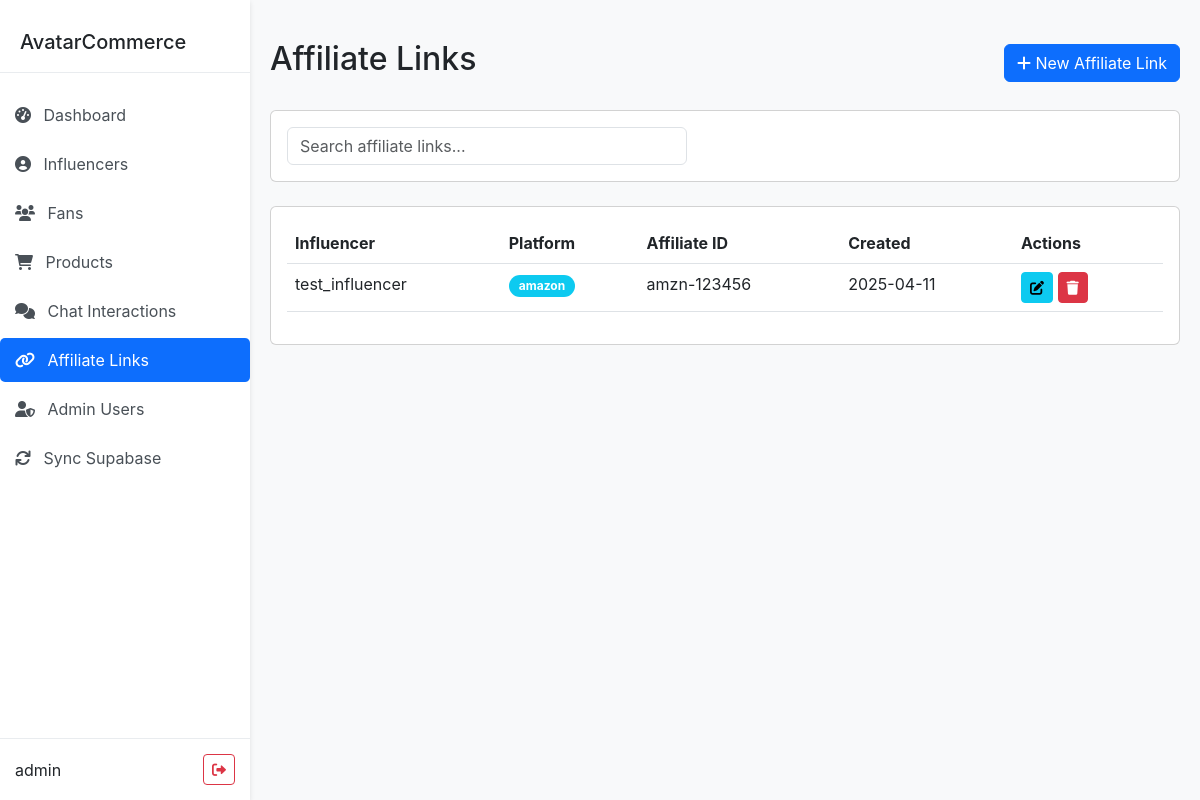
Page /affiliates (signed in) on the committed database.
### models.py (models this page shows, shortened)
class AffiliateModel(db.Model):
    __tablename__ = 'affiliate_links'
    id = db.Column(db.String(36), primary_key=True, default=lambda: str(uuid.uuid4()))
    influencer_id = db.Column(db.String(36), db.ForeignKey('influencers.id'))
    platform = db.Column(db.String(64), nullable=False)
    affiliate_id = db.Column(db.String(256), nullable=False)
    created_at = db.Column(db.DateTime, default=datetime.utcnow)
    updated_at = db.Column(db.DateTime, default=datetime.utcnow, onupdate=datetime.utcnow)
    influencer = db.relationship('InfluencerModel', back_populates='affiliate_links')

class InfluencerModel(db.Model):
    __tablename__ = 'influencers'
    id = db.Column(db.String(36), primary_key=True, default=lambda: str(uuid.uuid4()))
    username = db.Column(db.String(64), unique=True, nullable=False)
    email = db.Column(db.String(120), unique=True, nullable=False)
    password_hash = db.Column(db.String(256), nullable=False, default='')
    heygen_avatar_id = db.Column(db.String(64), nullable=True)
    original_asset_path = db.Column(db.String(256), nullable=True)
    voice_id = db.Column(db.String(64), nullable=True)
    affiliate_id = db.Column(db.String(64), nullable=True)
    chat_page_url = db.Column(db.String(128), nullable=True)
    bio = db.Column(db.Text, nullable=True)
    created_at = db.Column(db.DateTime, default=datetime.utcnow)
    updated_at = db.Column(db.DateTime, default=datetime.utcnow, onupdate=datetime.utcnow)
    promotion_settings = db.relationship('InfluencerPromotionSettingsModel', back_populates='influencer', uselist=False)
    conversation_counters = db.relationship('ConversationCounterModel', back_populates='influencer', lazy='dynamic')
    products = db.relationship('InfluencerProductModel', back_populates='influencer', lazy='dynamic')
    chat_interactions = db.relationship('ChatInteractionModel', back_populates='influencer', lazy='dynamic')
    affiliate_links = db.relationship('AffiliateModel', back_populates='influencer', lazy='dynamic')

### app.py (the view)
@app.route('/affiliates')
@login_required
def affiliates():
    affiliates = db.session.query(
        AffiliateModel,
        InfluencerModel.username.label('influencer_name')
    ).join(
        InfluencerModel, AffiliateModel.influencer_id == InfluencerModel.id
    ).all()
    return render_template('affiliates.html', affiliates=affiliates)

### utils/auth.py (called while the page is built)
def login_required(f):
    @wraps(f)
    def decorated_function(*args, **kwargs):
        if 'admin_user_id' not in session:
            return redirect(url_for('login'))
        return f(*args, **kwargs)
    return decorated_function

### templates/affiliates.html (shortened to what this page needs)
{% extends "base.html" %}
{% block content %}
<div class="d-flex justify-content-between align-items-center mb-4">
  <h2>Affiliate Links</h2>
  <a href="{{ url_for('new_affiliate') }}" class="btn btn-primary">
    <i class="fas fa-plus"></i> New Affiliate Link
  </a>
</div>
<div class="card mb-4">
  <div class="card-body">
    <div class="row g-3">
      <div class="col-md-6">
        <div class="search-bar">
          <input type="text" id="searchInput" class="form-control" placeholder="Search affiliate links...">
        </div>
      </div>
    </div>
  </div>
</div>
<div class="card">
  <div class="card-body">
    <div class="table-responsive">
      <table class="table table-hover" id="affiliatesTable">
        <thead>
          <tr>
            <th>Influencer</th>
            <th>Platform</th>
            <th>Affiliate ID</th>
            <th>Created</th>
            <th>Actions</th>
          </tr>
        </thead>
        <tbody>
          {% for affiliate, influencer_name in affiliates %}
          <tr>
            <td>{{ influencer_name }}</td>
            <td>
              <span class="badge bg-info platform-badge">{{ affiliate.platform }}</span>
            </td>
            <td>{{ affiliate.affiliate_id }}</td>
            <td>{{ affiliate.created_at.strftime('%Y-%m-%d') }}</td>
            <td class="table-actions">
              <a href="{{ url_for('edit_affiliate', id=affiliate.id) }}" class="btn btn-sm btn-info">
                <i class="fas fa-edit"></i>
              </a>
              <button class="btn btn-sm btn-danger delete-btn" data-id="{{ affiliate.id }}" data-platform="{{ affiliate.platform }}">
                <i class="fas fa-trash"></i>
              </button>
            </td>
          </tr>
          {% endfor %}
        </tbody>
      </table>
    </div>
  </div>
</div>
{% endblock %}

### templates/base.html (style rules this page uses)
body { font-family: 'Inter', sans-serif; background-color: #f8f9fa; }

### templates/affiliates.html (style rules this page uses)
.table-actions { width: 150px; }
.search-bar { max-width: 400px; }
.platform-badge { padding: 5px 10px; border-radius: 15px; font-size: 12px; }

### rows in the picture
AffiliateModel: username "test_influencer", platform "amazon", affiliate_id "amzn-123456", created_at "2025-04-11"

### other values in the picture
{{ session.get('admin_username') }} "admin"
